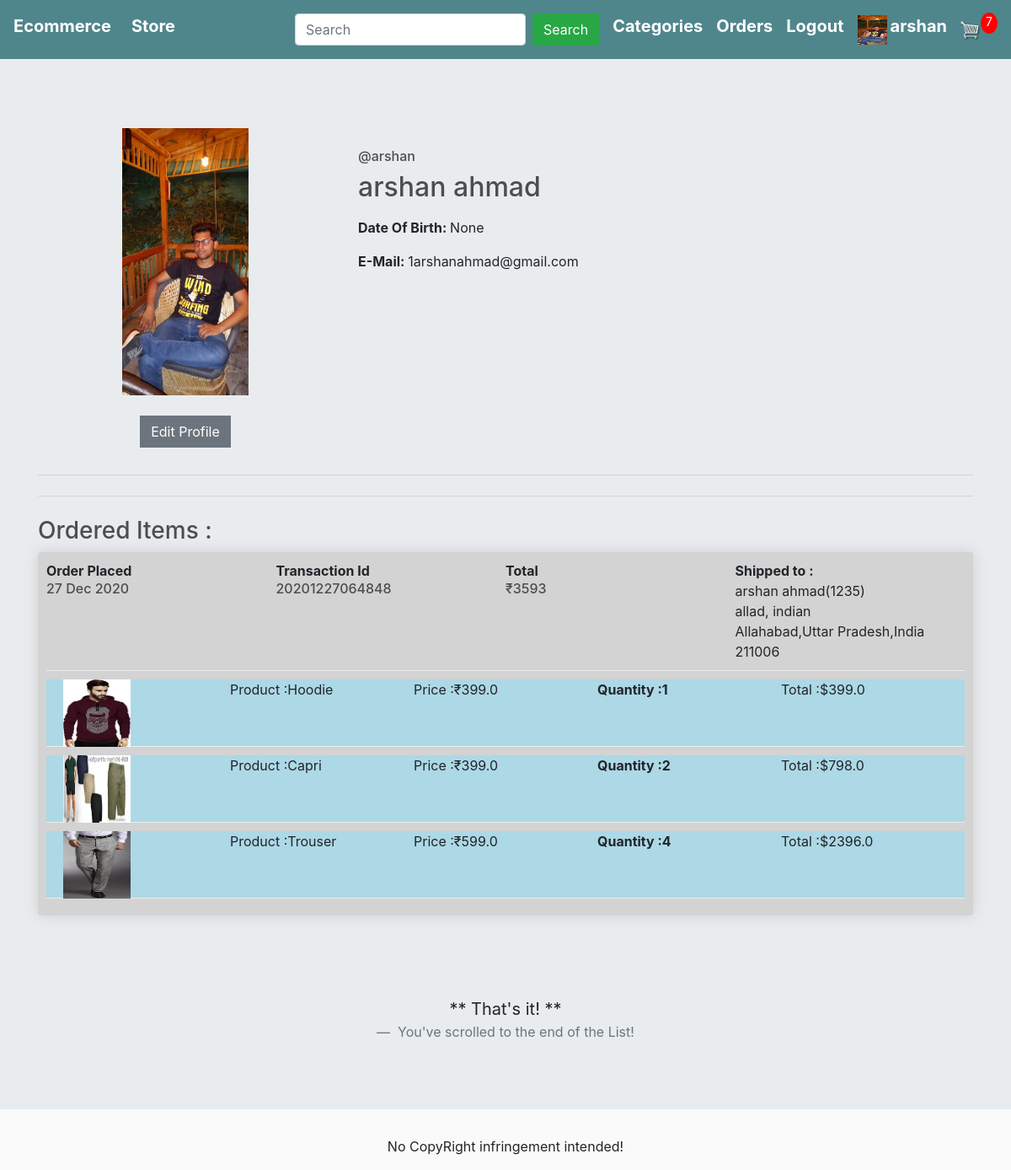
Screenshot of /profilepage/arshan/ (signed in) with the database file from the repository.
### accounts/models.py (models this page shows, shortened)
class Profile(models.Model):
    user = models.OneToOneField(User,on_delete=models.CASCADE)
    dob = models.DateField(null=True,blank=True)
    photo = models.ImageField(null=True,blank=True)

### store/models.py (models this page shows, shortened)
class FullOrder(models.Model):
    user = models.ForeignKey(User, on_delete=models.CASCADE, null=True)
    recepient_fullname = models.CharField(max_length=100, null=True, blank=False)
    phone_no = models.IntegerField(null=True, blank=False)
    address_line1 = models.CharField(max_length=200, null=True, blank=False)
    address_line2 = models.CharField(max_length=100, null=True, blank=True)
    city = models.CharField(max_length=200, null=True, blank=False)
    state = models.CharField(max_length=200, null=True, blank=False)
    country = models.CharField(max_length=100, null=True, blank=False)
    zipcode = models.CharField(max_length=200, null=True, blank=False)
    amount = models.IntegerField(null=True, blank=True)
    transaction_id = models.CharField(max_length=100, null=True, blank=False)
    date_ordered = models.DateTimeField(auto_now_add=True, null=True, blank=True)

class Purchased_item(models.Model):
    user = models.ForeignKey(User, on_delete=models.CASCADE, null=True)
    order = models.ForeignKey(FullOrder, on_delete=models.CASCADE, null=True)
    quantity = models.IntegerField(default=0, blank=True, null=True)
    name = models.CharField(max_length=100, blank=False, name=False)
    price = models.FloatField(blank=False, null=True)
    image = models.ImageField(null=True, blank=True)
    description = models.TextField(null=True, blank=True)
    @property
    def get_imageURL(self):
        try:
            url = self.image.url
        except:
            url = ''
        return url
    @property
    def get_total(self):
        total = self.price * self.quantity
        return total

### accounts/views.py (the view)
# urls.py: path('profilepage/<str:username>/',views.profilepage,name='profilepage'),
def profilepage(request, username):
    if not request.user.is_authenticated:
        return HttpResponseRedirect(reverse('user_login'))
    total_item_cart = 0
    if request.user.is_authenticated:
        items = OrderItem.objects.filter(user=request.user)
        for item in items:
            total_item_cart += item.quantity
    user = User.objects.get(username=username)
    profile = Profile.objects.all()
    orders = FullOrder.objects.filter(user=request.user).order_by('-date_ordered')
    ordered = []
    for order in orders:
        tt = []
        items = Purchased_item.objects.filter(order=order)
        for item in items:
            tt.append(item)
        ordered.append({'order': order, 'items': tt})
    product_categories = ProductCategories.objects.all()
    context = {
        'product_categories': product_categories,
        'ordered': ordered,
        'profile': profile,
        'user': user,
        'total_item_cart': total_item_cart,
    }
    return render(request, 'accounts/profilepage.html', context)

### accounts/templates/accounts/profilepage.html
{% extends 'store/main.html' %}
{% block content %}
    <div class="row my-2">
		<div class="col-lg-4 order-lg-1 text-center">
			{% if request.user.profile.photo %}
				<img src="{{ user.profile.photo.url }}" class="mx-auto img-fluid img-circle d-block" alt="avatar" width="150" height="150">
			{% else %}
				<img src="http://127.0.0.1:8000/static/images/default.png" class="mx-auto img-fluid img-circle d-block" alt="avatar" width="150" , height="150">
			{% endif %}
            {% if request.user.is_authenticated %}
				{% if request.user == user %}
					<br>
					<a class="btn btn-secondary mb-2" href="{% url 'edit_profile' %}">Edit Profile</a>
				{% endif %}
			{% endif %}
        </div>
        <div class="col-lg-8 order-lg-2">
            <div class="tab-content py-4">
                <div class="tab-pane active" id="profile">
					<h6>@{{user.username}}</h6>
                    <h2 class="mb-3">{{user.first_name}} {{user.last_name}}</h2>
                    <div class="row">
                        <div class="col-md-6">
							<p><strong>Date Of Birth: </strong>{{user.profile.dob}}</p>
							<p><strong>E-Mail: </strong>{{user.email}}</p>
                        </div>
                    </div>
                </div>
            </div>
        </div>
	</div>
	<hr class="my-4">
	<hr class="my-4">
	<h3>Ordered Items : </h3>
	<div>
		{% if request.user.is_authenticated %}
			{% for order in ordered %}
				<div class="box-element" style="background-color: lightgray" ">
						<div class="cart-row">
							<div style="flex:1">
								<strong>Order Placed</strong>
								<h6>{{ order.order.date_ordered | date:"d M Y"}} </h6>
							</div>
							<div style="flex:1">
								<strong>Transaction Id</strong>
								<h6>{{order.order.transaction_id}}</h6>
							</div>
							<div style="flex:1">
								<strong>Total</strong>
								<h6>&#8377;{{order.order.amount}}</h6>
							</div>
							<div style="flex:1">
								<strong>Shipped to :</strong>
								<div>{{order.order.recepient_fullname}}({{order.order.phone_no}})</div>
								<div>{{order.order.address_line1}}, {{order.order.address_line2}}</div>
								<div>{{order.order.city}},{{order.order.state}},{{order.order.country}}</div>
								<div>{{order.order.zipcode}}</div>
							</div>
						</div>
					{% for item in order.items %}
						<div class="cart-row" style="background-color: lightblue;height: 80px">
							<div style="flex:1"><img style="width: 80px; height: 80px;margin-left: 20px" class="row-image" src="{{item.get_imageURL}}"></div>
							<div style="flex:1"><p>Product :{{item.name}}</p></div>
							<div style="flex:1"><p>Price :&#8377;{{item.price}}</p></div>
							<div style="flex:1">
								<p class="quantity">Quantity :{{item.quantity}}</p>
							</div>
							<div style="flex:1"><p>Total :${{item.get_total}}</p></div>
						</div>
					{% endfor %}
				</div>
				<br>
			{% endfor %}
			<br>
		{% endif %}
	</div>
	<br><br>
	<blockquote class="blockquote text-center">
		<p class="mb-0">** That's it! **</p>
		<footer class="blockquote-footer"> You've scrolled to the end of the List!</footer>
	</blockquote>
{% endblock %}

### store/templates/store/main.html (shortened to what this page needs)
<!DOCTYPE html>
{% load static %}
<html>
<head>
	<link rel="stylesheet" href="https://stackpath.bootstrapcdn.com/bootstrap/4.4.1/css/bootstrap.min.css">
	<link rel="stylesheet" href="https://maxcdn.bootstrapcdn.com/bootstrap/4.0.0/css/bootstrap.min.css">
	<link rel="stylesheet" href="https://cdnjs.cloudflare.com/ajax/libs/font-awesome/5.14.0/css/all.min.css" />
	<link rel="stylesheet" type="text/css" href="{% static 'store/css/main.css' %}">
</head>
<body>
	<nav class="navbar navbar-expand-lg navbar-dark bg-dark">
	  <h5><strong><a class="navbar-brand" href="{% url 'store' %}" style="color: white">Ecommerce</a></strong></h5>
	  <div class="collapse navbar-collapse" id="navbarSupportedContent">
	    <ul class="navbar-nav mr-auto">
	      <li class="nav-item active">
	        <h5><strong><a class="nav-link" href="{% url 'store' %}" style="color: white">Store <span class="sr-only">(current)</span></a></strong></h5>
	      </li>
	    </ul>
	    <div class="form-inline my-2 my-lg-0">
	    	<form method="get" action="{% url 'search' %}" class="form-inline my-2 my-lg-0">
					<input type="search" name="search" aria-label="Search" placeholder="Search" class="form-control mr-sm-2">
					<button class="btn btn-success my-2 mr-sm-3" type="submit">Search</button>
			</form>
			<div class="dropdown mr-sm-3">
					  <h5><strong><a style="color: white">Categories</a></strong></h5>
			</div>
	    	{% if request.user.is_authenticated %}
	     		<h5 class="mr-sm-3"><strong><a href="{% url 'order_details' %}" style="color: white">Orders</a></strong></h5>
	     		<h5 class="mr-sm-3"><strong><a href="{% url 'user_logout' %}" style="color: white">Logout</a></strong></h5>
	     		{% if request.user.profile.photo %}
					<a href="{% url 'profilepage' username=user.username %}"><img class="mr-sm-1" src="{{ request.user.profile.photo.url }}" width="35" height="35"></a>
				{% else %}
					<a href="{% url 'profilepage' username=user.username %}"><img class="mr-sm-1" src="/static/images/default.png" width="35" , height="35"></a>
				{% endif %}
		    	<h5><strong><a href="{% url 'profilepage' username=request.user.username %}" style="color: white">{{request.user.username}}</a></strong></h5>
	     	{% else %}
	     		<h5 class="mr-sm-3"><strong><a href="{% url 'user_login' %}" style="color: white">Login</a></strong></h5>
	     		<div>
		     		<h5 class="mr-sm-3"><strong><a href="{% url 'register' %}" style="color: white">SignUp</a></strong></h5>
	     		</div>
	     	{% endif %}
	     	<a href="{% url 'cart' %}">
	    		<img  id="cart-icon" src="{% static 'images/cart.png' %}">
	    	</a>
	    	<p id="cart-total">{{total_item_cart}}</p>
	    </div>
	  </div>
	</nav>
	<div class="jumbotron jumbotron-fluid">
		<div class="container container-fluid">
			{% block content %}
			{% endblock %}
		</div>
	</div>
	<footer class="footer">
		<p style="text-align: center;">No CopyRight infringement intended!</p>
	</footer>
</body>
</html>

### static/store/css/main.css (style rules this page uses)
body { background-color: hsl(0, 0%, 98%); }
h1,h2,h3,h4,h5,h6 { color:hsl(0, 0%, 30%); }
.box-element { box-shadow:hsl(0, 0%, 80%) 0 0 16px; background-color: #fff; border-radius: 4px; padding: 10px; }
.bg-dark { background-color: #4f868c!important; }
#cart-icon { width:25px; display: inline-block; margin-left: 15px; }
#cart-total { display: block; text-align: center; color:#fff; background-color: red; width: 20px; height: 25px; border-radius: 50%; font-size: 14px; }
.col-lg-4, .col-lg-6, .col-lg-8, .col-lg-12 { margin-top: 10px; }
.btn { border-radius: 0; }
.row-image { width: 100px; }
.cart-row { display: flex; align-items: flex-stretch; padding-bottom: 10px; margin-bottom: 10px; border-bottom: 1px solid #ececec; }
.quantity { display: inline-block; font-weight: 700; padding-right:10px; }

### store/templates/store/main.html (style rules this page uses)
.dropdown { position: relative; display: inline-block; }

### rows the page displays
FullOrder: order.date_ordered "27 Dec 2020", order.transaction_id "20201227064848", order.amount "3593", order.recepient_fullname "arshan ahmad", order.phone_no "1235", order.address_line1 "allad", order.address_line2 "indian", order.city "Allahabad", order.state "Uttar Pradesh", order.country "India", order.zipcode "211006"
Purchased_item: get_imageURL (picture), name "Hoodie", price "399.0", quantity "1", get_total "399.0"
Purchased_item: get_imageURL (picture), name "Capri", price "399.0", quantity "2", get_total "798.0"
Purchased_item: get_imageURL (picture), name "Trouser", price "599.0", quantity "4", get_total "2396.0"

### other values shown
{{ request.user.username }} "arshan"
{{ total_item_cart }} "7"
{{ user.username }} "arshan"
{{ user.first_name }} "arshan"
{{ user.last_name }} "ahmad"
{{ user.profile.dob }} "None"
{{ user.email }} "1arshanahmad@gmail.com"
